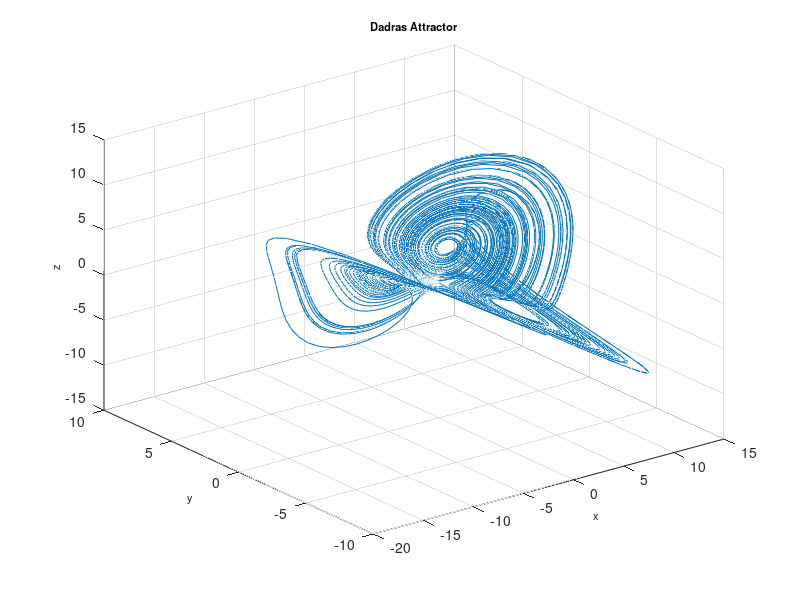

Write the MATLAB code that produced this figure.
function Dadras
%==========================================================================
% Matlab program to plot a phase portrait of the 3D chaotic system
%==========================================================================
clear
clc
clf
%==================== Parameters ==========================================
a = 3; b=2.7; c=1.7; d=2; e=9;
%===================== Initial conditions =================================
initial=[1.1, 2.1, -2]; 
% =============== Solves ODEs =============================================
deq1=@(t,x) [x(2)-a*x(1)+b*x(2)*x(3); c*x(2)-x(1)*x(3)+x(3); ...
    d*x(1)*x(2)-e*x(3)];
[~,sol] = ode45(deq1,[0, 400],initial);
%============= Runs simulation ============================================
    plot3(sol(:,1),sol(:,2),sol(:,3)),grid
    title('Dadras Attractor','fontsize',8)
    xlabel('x','fontsize',8)
    ylabel('y','fontsize',8)
    zlabel('z','fontsize',8)
%================= End of program =========================================
